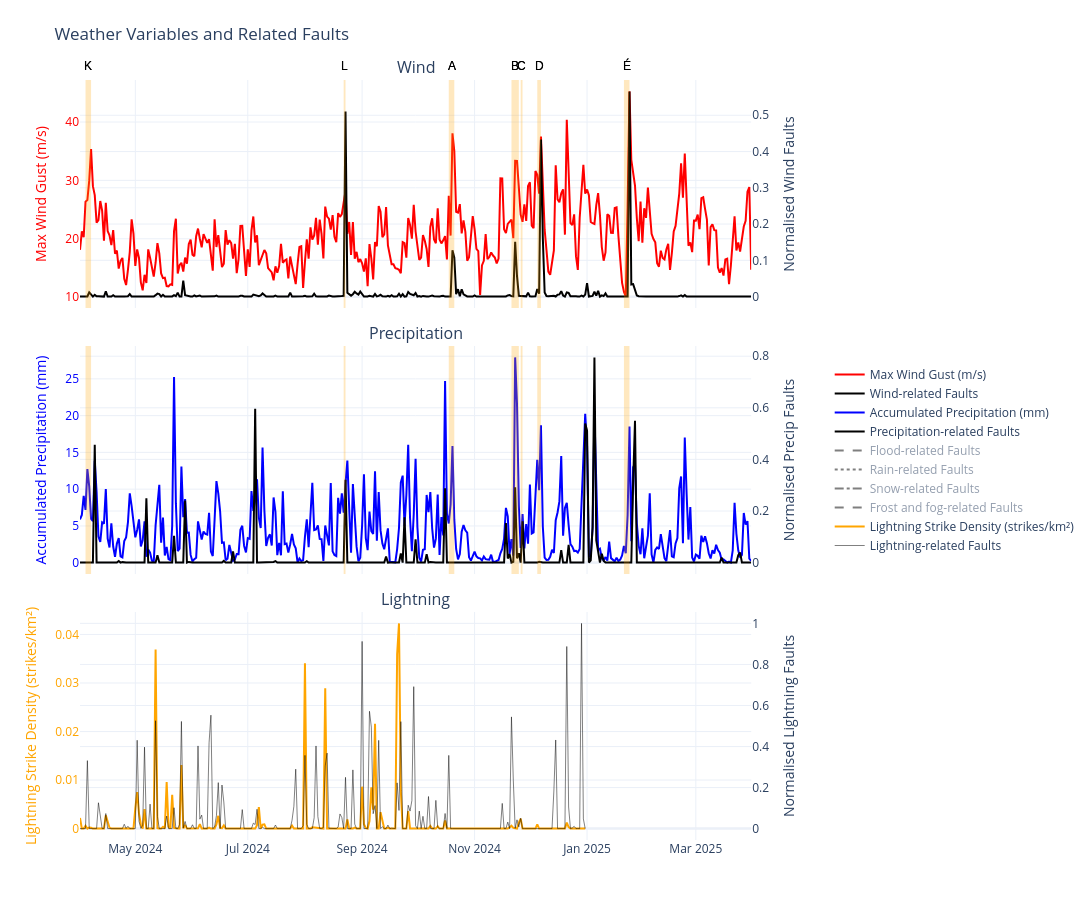

Notebook code cell kept with this figure:
### Code cell
import plotly.graph_objects as go
from plotly.subplots import make_subplots
import pandas as pd

# Create subplot with 3 rows and 1 column, shared x-axis, and secondary y-axes
fig = make_subplots(
    rows=3, cols=1,
    shared_xaxes=True,
    vertical_spacing=0.05,
    subplot_titles=("Wind", "Precipitation", "Lightning"),
    specs=[[{"secondary_y": True}]] * 3
)

# Row 1: Wind
fig.add_trace(go.Scatter(
    
    x=full_wind_gust_data_daily.index.to_list(),
    y=full_wind_gust_data_daily.to_list(),
    name="Max Wind Gust (m/s)",
    line=dict(color="red")
), row=1, col=1, secondary_y=False)

fig.add_trace(go.Scatter(
    x=wind_faults_gb.index.to_list(),
    y=wind_faults_gb.to_list(),
    name="Wind-related Faults",
    line=dict(color="black")
), row=1, col=1, secondary_y=True)

# Row 2: Precip
fig.add_trace(go.Scatter(
    x=full_accum_precip_data_daily.index.to_list(),
    y=full_accum_precip_data_daily.to_list(),
    name="Accumulated Precipitation (mm)",
    line=dict(color="blue")
), row=2, col=1, secondary_y=False)

fig.add_trace(go.Scatter(
    x=all_precip_faults_gb.index.to_list(),
    y=all_precip_faults_gb.to_list(),
    name="Precipitation-related Faults",
    line=dict(color="black", dash="solid")
), row=2, col=1, secondary_y=True)

fig.add_trace(go.Scatter(
    x=flood_faults_gb.index.to_list(),
    y=flood_faults_gb.to_list(),
    name="Flood-related Faults",
    line=dict(color="black", dash="dash"),
    visible="legendonly"
), row=2, col=1, secondary_y=True)

fig.add_trace(go.Scatter(
    x=rain_faults_gb.index.to_list(),
    y=rain_faults_gb.to_list(),
    name="Rain-related Faults",
    line=dict(color="black", dash="dot"),
    visible="legendonly"
), row=2, col=1, secondary_y=True)

fig.add_trace(go.Scatter(
    x=snow_faults_gb.index.to_list(),
    y=snow_faults_gb.to_list(),
    name="Snow-related Faults",
    line=dict(color="black", dash="dashdot"),
    visible="legendonly"
), row=2, col=1, secondary_y=True)

fig.add_trace(go.Scatter(
    x=frost_faults_gb.index.to_list(),
    y=frost_faults_gb.to_list(),
    name="Frost and fog-related Faults",
    line=dict(color="black", dash="dash"),
    visible="legendonly"
), row=2, col=1, secondary_y=True)

# Row 3: Lightning
fig.add_trace(go.Scatter(
    x=full_lightning_data_daily.index.to_list(),
    y=full_lightning_data_daily.to_list(),
    name="Lightning Strike Density (strikes/km²)",
    line=dict(color="orange")
), row=3, col=1, secondary_y=False)

fig.add_trace(go.Scatter(
    x=lightning_faults_gb.index.to_list(),
    y=lightning_faults_gb.to_list(),
    name="Lightning-related Faults",
    line=dict(color="black", width=0.5)
), row=3, col=1, secondary_y=True)

# Storm shading and labels (rows 1 and 2)
for storm, dates in storms.items():
    start = pd.to_datetime(dates[0]).tz_localize(None)
    end = pd.to_datetime(dates[1]).tz_localize(None)
    midpoint = start + (end - start) / 2
    storm_letter = storm.split()[1][0]

    for r in [1, 2]:
        fig.add_vrect(
            x0=start, x1=end,
            fillcolor="orange", opacity=0.25, line_width=0,
            row=r, col=1
        )

        # Add storm label at top of each subplot
        fig.add_annotation(
            x=midpoint,
            y=1.02,  # just above the top of the subplot
            text=storm_letter,
            showarrow=False,
            xref=f'x{"" if r == 1 else r}',     # x-axis for that subplot
            yref=f'y{"" if r == 1 else r} domain',  # y domain for that subplot
            yanchor='bottom',
            font=dict(color="black", size=12, family="Arial")
        )

# Y-axis labels
fig.update_yaxes(title_text="Max Wind Gust (m/s)", color="red", row=1, col=1, secondary_y=False)
fig.update_yaxes(title_text="Normalised Wind Faults", row=1, col=1, secondary_y=True)
fig.update_yaxes(title_text="Accumulated Precipitation (mm)", color="blue", row=2, col=1, secondary_y=False)
fig.update_yaxes(title_text="Normalised Precip Faults", row=2, col=1, secondary_y=True)
fig.update_yaxes(title_text="Lightning Strike Density (strikes/km²)", color="orange", row=3, col=1, secondary_y=False)
fig.update_yaxes(title_text="Normalised Lightning Faults", row=3, col=1, secondary_y=True)

# Layout and legend
fig.update_layout(
    width=1200,
    height=900,
    margin=dict(l=80, r=240, t=80, b=60),
    title_text="Weather Variables and Related Faults",
    hovermode="x unified",
    template="plotly_white",
    showlegend=True,
    legend=dict(
        orientation="v",
        yanchor="middle",
        y=0.5,
        xanchor="left",
        x=1.05,
        traceorder="normal",
        bgcolor="rgba(255,255,255,0.6)"
    )
)

fig.write_html("../plots/weather_faults_interactive_test.html")
fig.show()

### Figure 1 — Plotly figure (JSON) as saved in the notebook; plotly's stock layout.template omitted (floating-point values rounded to 4 significant figures; data arrays with more than 128 entries replaced by an {"elided": "..."} marker saying what was removed)
{"data": [{"line": {"color": "red"}, "name": "Max Wind Gust (m/s)", "type": "scatter", "x": {"elided": "365 str values"}, "xaxis": "x", "y": {"elided": "365 float values"}, "yaxis": "y"}, {"line": {"color": "black"}, "name": "Wind-related Faults", "type": "scatter", "x": {"elided": "365 str values"}, "xaxis": "x", "y": {"elided": "365 float values"}, "yaxis": "y2"}, {"line": {"color": "blue"}, "name": "Accumulated Precipitation (mm)", "type": "scatter", "x": {"elided": "365 str values"}, "xaxis": "x2", "y": {"elided": "365 float values"}, "yaxis": "y3"}, {"line": {"color": "black", "dash": "solid"}, "name": "Precipitation-related Faults", "type": "scatter", "x": {"elided": "365 str values"}, "xaxis": "x2", "y": {"elided": "365 float values"}, "yaxis": "y4"}, {"line": {"color": "black", "dash": "dash"}, "name": "Flood-related Faults", "type": "scatter", "visible": "legendonly", "x": {"elided": "365 str values"}, "xaxis": "x2", "y": {"elided": "365 float values"}, "yaxis": "y4"}, {"line": {"color": "black", "dash": "dot"}, "name": "Rain-related Faults", "type": "scatter", "visible": "legendonly", "x": {"elided": "365 str values"}, "xaxis": "x2", "y": {"elided": "365 float values"}, "yaxis": "y4"}, {"line": {"color": "black", "dash": "dashdot"}, "name": "Snow-related Faults", "type": "scatter", "visible": "legendonly", "x": {"elided": "365 str values"}, "xaxis": "x2", "y": {"elided": "365 float values"}, "yaxis": "y4"}, {"line": {"color": "black", "dash": "dash"}, "name": "Frost and fog-related Faults", "type": "scatter", "visible": "legendonly", "x": {"elided": "365 str values"}, "xaxis": "x2", "y": {"elided": "365 float values"}, "yaxis": "y4"}, {"line": {"color": "orange"}, "name": "Lightning Strike Density (strikes/km²)", "type": "scatter", "x": {"elided": "275 str values"}, "xaxis": "x3", "y": {"elided": "275 float values"}, "yaxis": "y5"}, {"line": {"color": "black", "width": 0.5}, "name": "Lightning-related Faults", "type": "scatter", "x": {"elided": "275 str values"}, "xaxis": "x3", "y": {"elided": "275 float values"}, "yaxis": "y6"}], "layout": {"annotations": [{"font": {"size": 16}, "showarrow": false, "text": "Wind", "x": 0.47, "xanchor": "center", "xref": "paper", "y": 1, "yanchor": "bottom", "yref": "paper"}, {"font": {"size": 16}, "showarrow": false, "text": "Precipitation", "x": 0.47, "xanchor": "center", "xref": "paper", "y": 0.65, "yanchor": "bottom", "yref": "paper"}, {"font": {"size": 16}, "showarrow": false, "text": "Lightning", "x": 0.47, "xanchor": "center", "xref": "paper", "y": 0.3, "yanchor": "bottom", "yref": "paper"}, {"font": {"color": "black", "family": "Arial", "size": 12}, "showarrow": false, "text": "A", "x": "2024-10-19T12:00:00", "xref": "x", "y": 1.02, "yanchor": "bottom", "yref": "y domain"}, {"font": {"color": "black", "family": "Arial", "size": 12}, "showarrow": false, "text": "A", "x": "2024-10-19T12:00:00", "xref": "x2", "y": 1.02, "yanchor": "bottom", "yref": "y2 domain"}, {"font": {"color": "black", "family": "Arial", "size": 12}, "showarrow": false, "text": "B", "x": "2024-11-23T00:00:00", "xref": "x", "y": 1.02, "yanchor": "bottom", "yref": "y domain"}, {"font": {"color": "black", "family": "Arial", "size": 12}, "showarrow": false, "text": "B", "x": "2024-11-23T00:00:00", "xref": "x2", "y": 1.02, "yanchor": "bottom", "yref": "y2 domain"}, {"font": {"color": "black", "family": "Arial", "size": 12}, "showarrow": false, "text": "C", "x": "2024-11-26T12:00:00", "xref": "x", "y": 1.02, "yanchor": "bottom", "yref": "y domain"}, {"font": {"color": "black", "family": "Arial", "size": 12}, "showarrow": false, "text": "C", "x": "2024-11-26T12:00:00", "xref": "x2", "y": 1.02, "yanchor": "bottom", "yref": "y2 domain"}, {"font": {"color": "black", "family": "Arial", "size": 12}, "showarrow": false, "text": "D", "x": "2024-12-06T00:00:00", "xref": "x", "y": 1.02, "yanchor": "bottom", "yref": "y domain"}, {"font": {"color": "black", "family": "Arial", "size": 12}, "showarrow": false, "text": "D", "x": "2024-12-06T00:00:00", "xref": "x2", "y": 1.02, "yanchor": "bottom", "yref": "y2 domain"}, {"font": {"color": "black", "family": "Arial", "size": 12}, "showarrow": false, "text": "É", "x": "2025-01-22T12:00:00", "xref": "x", "y": 1.02, "yanchor": "bottom", "yref": "y domain"}, {"font": {"color": "black", "family": "Arial", "size": 12}, "showarrow": false, "text": "É", "x": "2025-01-22T12:00:00", "xref": "x2", "y": 1.02, "yanchor": "bottom", "yref": "y2 domain"}, {"font": {"color": "black", "family": "Arial", "size": 12}, "showarrow": false, "text": "K", "x": "2024-04-05T12:00:00", "xref": "x", "y": 1.02, "yanchor": "bottom", "yref": "y domain"}, {"font": {"color": "black", "family": "Arial", "size": 12}, "showarrow": false, "text": "K", "x": "2024-04-05T12:00:00", "xref": "x2", "y": 1.02, "yanchor": "bottom", "yref": "y2 domain"}, {"font": {"color": "black", "family": "Arial", "size": 12}, "showarrow": false, "text": "L", "x": "2024-08-22T12:00:00", "xref": "x", "y": 1.02, "yanchor": "bottom", "yref": "y domain"}, {"font": {"color": "black", "family": "Arial", "size": 12}, "showarrow": false, "text": "L", "x": "2024-08-22T12:00:00", "xref": "x2", "y": 1.02, "yanchor": "bottom", "yref": "y2 domain"}], "height": 900, "hovermode": "x unified", "legend": {"bgcolor": "rgba(255,255,255,0.6)", "orientation": "v", "traceorder": "normal", "x": 1.05, "xanchor": "left", "y": 0.5, "yanchor": "middle"}, "margin": {"b": 60, "l": 80, "r": 240, "t": 80}, "shapes": [{"fillcolor": "orange", "line": {"width": 0}, "opacity": 0.25, "type": "rect", "x0": "2024-10-18T00:00:00", "x1": "2024-10-21T00:00:00", "xref": "x", "y0": 0, "y1": 1, "yref": "y domain"}, {"fillcolor": "orange", "line": {"width": 0}, "opacity": 0.25, "type": "rect", "x0": "2024-10-18T00:00:00", "x1": "2024-10-21T00:00:00", "xref": "x2", "y0": 0, "y1": 1, "yref": "y3 domain"}, {"fillcolor": "orange", "line": {"width": 0}, "opacity": 0.25, "type": "rect", "x0": "2024-11-21T00:00:00", "x1": "2024-11-25T00:00:00", "xref": "x", "y0": 0, "y1": 1, "yref": "y domain"}, {"fillcolor": "orange", "line": {"width": 0}, "opacity": 0.25, "type": "rect", "x0": "2024-11-21T00:00:00", "x1": "2024-11-25T00:00:00", "xref": "x2", "y0": 0, "y1": 1, "yref": "y3 domain"}, {"fillcolor": "orange", "line": {"width": 0}, "opacity": 0.25, "type": "rect", "x0": "2024-11-26T00:00:00", "x1": "2024-11-27T00:00:00", "xref": "x", "y0": 0, "y1": 1, "yref": "y domain"}, {"fillcolor": "orange", "line": {"width": 0}, "opacity": 0.25, "type": "rect", "x0": "2024-11-26T00:00:00", "x1": "2024-11-27T00:00:00", "xref": "x2", "y0": 0, "y1": 1, "yref": "y3 domain"}, {"fillcolor": "orange", "line": {"width": 0}, "opacity": 0.25, "type": "rect", "x0": "2024-12-05T00:00:00", "x1": "2024-12-07T00:00:00", "xref": "x", "y0": 0, "y1": 1, "yref": "y domain"}, {"fillcolor": "orange", "line": {"width": 0}, "opacity": 0.25, "type": "rect", "x0": "2024-12-05T00:00:00", "x1": "2024-12-07T00:00:00", "xref": "x2", "y0": 0, "y1": 1, "yref": "y3 domain"}, {"fillcolor": "orange", "line": {"width": 0}, "opacity": 0.25, "type": "rect", "x0": "2025-01-21T00:00:00", "x1": "2025-01-24T00:00:00", "xref": "x", "y0": 0, "y1": 1, "yref": "y domain"}, {"fillcolor": "orange", "line": {"width": 0}, "opacity": 0.25, "type": "rect", "x0": "2025-01-21T00:00:00", "x1": "2025-01-24T00:00:00", "xref": "x2", "y0": 0, "y1": 1, "yref": "y3 domain"}, {"fillcolor": "orange", "line": {"width": 0}, "opacity": 0.25, "type": "rect", "x0": "2024-04-04T00:00:00", "x1": "2024-04-07T00:00:00", "xref": "x", "y0": 0, "y1": 1, "yref": "y domain"}, {"fillcolor": "orange", "line": {"width": 0}, "opacity": 0.25, "type": "rect", "x0": "2024-04-04T00:00:00", "x1": "2024-04-07T00:00:00", "xref": "x2", "y0": 0, "y1": 1, "yref": "y3 domain"}, {"fillcolor": "orange", "line": {"width": 0}, "opacity": 0.25, "type": "rect", "x0": "2024-08-22T00:00:00", "x1": "2024-08-23T00:00:00", "xref": "x", "y0": 0, "y1": 1, "yref": "y domain"}, {"fillcolor": "orange", "line": {"width": 0}, "opacity": 0.25, "type": "rect", "x0": "2024-08-22T00:00:00", "x1": "2024-08-23T00:00:00", "xref": "x2", "y0": 0, "y1": 1, "yref": "y3 domain"}], "showlegend": true, "title": {"text": "Weather Variables and Related Faults"}, "width": 1200, "xaxis": {"anchor": "y", "domain": [0, 0.94], "matches": "x3", "showticklabels": false}, "xaxis2": {"anchor": "y3", "domain": [0, 0.94], "matches": "x3", "showticklabels": false}, "xaxis3": {"anchor": "y5", "domain": [0, 0.94]}, "yaxis": {"anchor": "x", "color": "red", "domain": [0.7, 1], "title": {"text": "Max Wind Gust (m/s)"}}, "yaxis2": {"anchor": "x", "overlaying": "y", "side": "right", "title": {"text": "Normalised Wind Faults"}}, "yaxis3": {"anchor": "x2", "color": "blue", "domain": [0.35, 0.65], "title": {"text": "Accumulated Precipitation (mm)"}}, "yaxis4": {"anchor": "x2", "overlaying": "y3", "side": "right", "title": {"text": "Normalised Precip Faults"}}, "yaxis5": {"anchor": "x3", "color": "orange", "domain": [0, 0.3], "title": {"text": "Lightning Strike Density (strikes/km²)"}}, "yaxis6": {"anchor": "x3", "overlaying": "y5", "side": "right", "title": {"text": "Normalised Lightning Faults"}}}}
